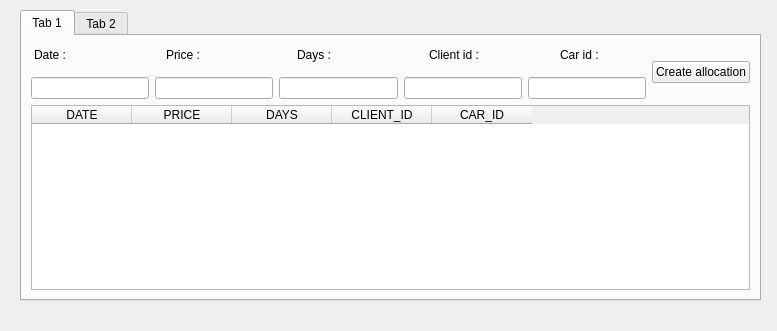
<?xml version="1.0" encoding="UTF-8"?>
<ui version="4.0">
 <class>Form</class>
 <widget class="QWidget" name="Form">
  <property name="geometry">
   <rect>
    <x>0</x>
    <y>0</y>
    <width>777</width>
    <height>331</height>
   </rect>
  </property>
  <property name="windowTitle">
   <string>Form</string>
  </property>
  <widget class="QTabWidget" name="tabWidget">
   <property name="geometry">
    <rect>
     <x>20</x>
     <y>10</y>
     <width>741</width>
     <height>291</height>
    </rect>
   </property>
   <property name="currentIndex">
    <number>0</number>
   </property>
   <widget class="QWidget" name="allocation_part">
    <attribute name="title">
     <string>Tab 1</string>
    </attribute>
    <layout class="QGridLayout" name="gridLayout_3">
     <item row="1" column="0">
      <widget class="QTableWidget" name="tableWidget">
       <column>
        <property name="text">
         <string>DATE</string>
        </property>
       </column>
       <column>
        <property name="text">
         <string>PRICE</string>
        </property>
       </column>
       <column>
        <property name="text">
         <string>DAYS</string>
        </property>
       </column>
       <column>
        <property name="text">
         <string>CLIENT_ID</string>
        </property>
       </column>
       <column>
        <property name="text">
         <string>CAR_ID</string>
        </property>
       </column>
      </widget>
     </item>
     <item row="0" column="0">
      <layout class="QGridLayout" name="gridLayout_2">
       <item row="0" column="0">
        <layout class="QGridLayout" name="gridLayout">
         <item row="0" column="0" colspan="5">
          <layout class="QHBoxLayout" name="horizontalLayout">
           <property name="spacing">
            <number>57</number>
           </property>
           <property name="sizeConstraint">
            <enum>QLayout::SetDefaultConstraint</enum>
           </property>
           <property name="leftMargin">
            <number>3</number>
           </property>
           <property name="topMargin">
            <number>3</number>
           </property>
           <property name="rightMargin">
            <number>11</number>
           </property>
           <property name="bottomMargin">
            <number>9</number>
           </property>
           <item>
            <widget class="QLabel" name="Date">
             <property name="text">
              <string>Date :</string>
             </property>
            </widget>
           </item>
           <item>
            <widget class="QLabel" name="Price">
             <property name="text">
              <string>Price :</string>
             </property>
            </widget>
           </item>
           <item>
            <widget class="QLabel" name="Days">
             <property name="text">
              <string>Days :</string>
             </property>
            </widget>
           </item>
           <item>
            <widget class="QLabel" name="Client_id">
             <property name="text">
              <string>Client id :</string>
             </property>
            </widget>
           </item>
           <item>
            <widget class="QLabel" name="Car_id">
             <property name="text">
              <string>Car id :</string>
             </property>
            </widget>
           </item>
          </layout>
         </item>
         <item row="1" column="3">
          <widget class="QLineEdit" name="line_client_id"/>
         </item>
         <item row="1" column="4">
          <widget class="QLineEdit" name="line_car_id"/>
         </item>
         <item row="1" column="0">
          <widget class="QLineEdit" name="line_date"/>
         </item>
         <item row="1" column="2">
          <widget class="QLineEdit" name="line_days"/>
         </item>
         <item row="1" column="1">
          <widget class="QLineEdit" name="line_price"/>
         </item>
        </layout>
       </item>
       <item row="0" column="1">
        <widget class="QPushButton" name="Button_create_allocation">
         <property name="text">
          <string>Create allocation</string>
         </property>
        </widget>
       </item>
      </layout>
     </item>
    </layout>
   </widget>
   <widget class="QWidget" name="tab_2">
    <attribute name="title">
     <string>Tab 2</string>
    </attribute>
   </widget>
  </widget>
 </widget>
 <resources/>
 <connections/>
</ui>
